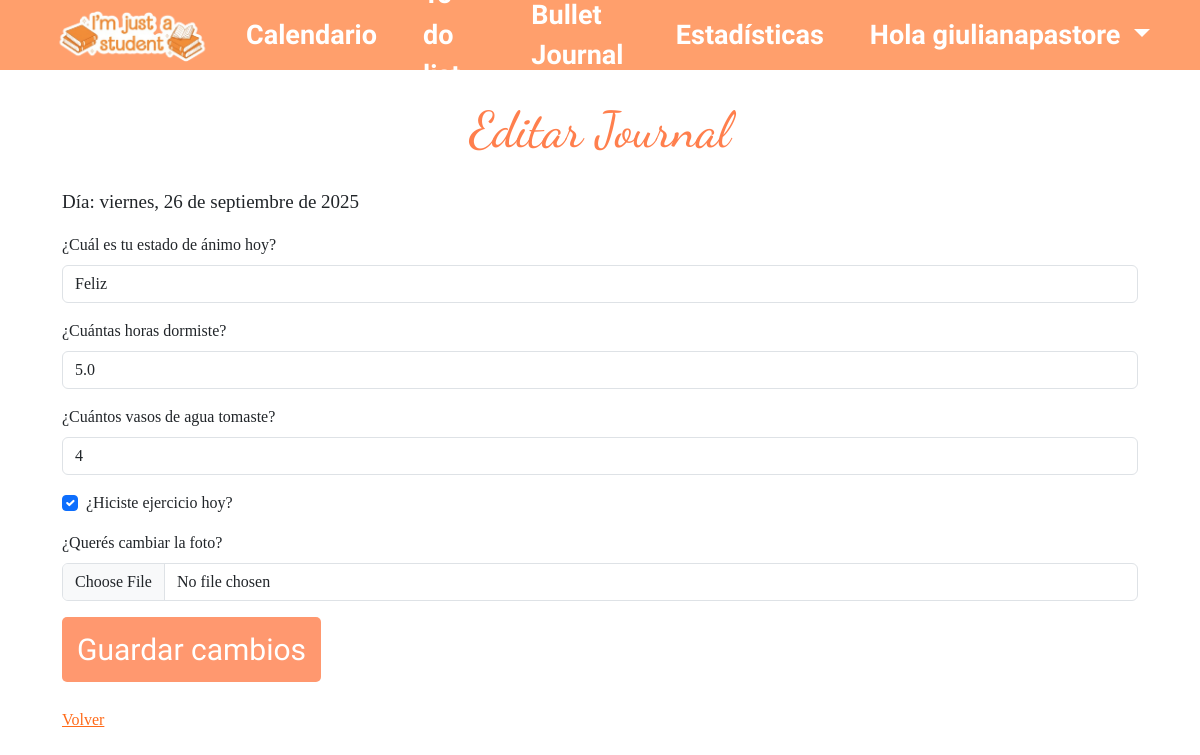
The page /journals/21/edit/ (signed in) on the database its author committed.
### bullet_journal/models.py (models this page shows, shortened)
class Journal(models.Model):
    user = models.ForeignKey(User, on_delete=models.CASCADE)
    date = models.DateField()
    mood = models.CharField(max_length=50)
    sleep_hours = models.FloatField(null=True)
    water_glasses = models.IntegerField(null=True)
    exercise = models.BooleanField(default=False)
    image = models.ImageField(upload_to='journal_images/', null=True, blank=True)
    custom_habits_data = models.JSONField(default=dict, blank=True)
    class Meta:
        unique_together = ('user', 'date')

### bullet_journal/views/journal_views.py (the view)
# urls.py: path('journals/<int:pk>/edit/', journal_edit, name='journal_edit'),
@login_required
def journal_edit(request, pk):
    journal = get_object_or_404(Journal, pk=pk, user=request.user)
    if request.method == "POST":
        form = JournalForm(request.POST, request.FILES, instance=journal, user=request.user)
        if form.is_valid():
            custom_habits_data = {}
            for field_name, value in form.cleaned_data.items():
                if field_name.startswith('habit_'):
                    custom_habits_data[field_name] = value
            journal = form.save()
            journal.custom_habits_data = custom_habits_data
            journal.save()
            messages.success(request, "Journal actualizado correctamente 🎉")
            return redirect('journal_list')
    else:
        form = JournalForm(instance=journal, user=request.user)
        load_custom_habits_data(form, request.user, journal.date)
    return render(request, 'bullet_journal/journal/edit_journal.html', {
        'form': form,
        'journal': journal,
        'custom_habits': CustomHabit.objects.filter(user=request.user, is_active=True)
        })

### bullet_journal/forms.py (shortened to what this page needs)
class JournalForm(forms.ModelForm):
    class Meta:
        model = Journal
        fields = ['date', 'mood', 'sleep_hours', 'water_glasses', 'exercise', 'image']
        widgets = {
            'date': forms.DateInput(attrs={'type': 'date'}),
            'mood': forms.TextInput(attrs={'placeholder': 'ej: feliz, cansado, motivado'}),
            'sleep_hours': forms.NumberInput(attrs={'step': '0.5', 'min': '0', 'max': '24'}),
            'water_glasses': forms.NumberInput(attrs={'min': '0'}),
        }
    def __init__(self, *args, user=None, **kwargs):
        super().__init__(*args, **kwargs)
        if user:
            custom_habits = CustomHabit.objects.filter(user=user, is_active=True)

### bullet_journal/views/journal_views.py (called while the page is built)
def load_custom_habits_data(form, user, date):
    try:
        journal = Journal.objects.get(user=user, date=date)
        if journal.custom_habits_data:
            for field_name, value in journal.custom_habits_data.items():
                if field_name in form.fields and value is not None:
                    form.fields[field_name].initial = value
    except Journal.DoesNotExist:
        pass

### bullet_journal/templates/bullet_journal/journal/edit_journal.html (shortened to what this page needs)
{% extends "header.html" %}
{% block contenido %}
<div class="container mt-5">
    <div class="journal-form">
        <h1>Editar Journal</h1>
        <form method="post" enctype="multipart/form-data">
                {% load i18n %}
                {% language 'es' %}
                <p style="font-size: 19px">Día: {{ journal.date|date:"l, j \\d\\e F \\d\\e Y" }}</p>
                {% endlanguage %}
            <div class="mb-3">
                <label for="mood" class="form-label">¿Cuál es tu estado de ánimo hoy?</label>
                <input type="text" class="form-control" id="mood" name="mood" maxlength="50"
                       value="{{ journal.mood }}">
            </div>
            <div class="mb-3">
                <label for="sleep_hours" class="form-label">¿Cuántas horas dormiste?</label>
                <input type="number" class="form-control" id="sleep_hours" name="sleep_hours" step="0.1"
                       value="{{ journal.sleep_hours }}">
            </div>
            <div class="mb-3">
                <label for="water_glasses" class="form-label">¿Cuántos vasos de agua tomaste?</label>
                <input type="number" class="form-control" id="water_glasses" name="water_glasses"
                       value="{{ journal.water_glasses }}">
            </div>
            <div class="mb-3 form-check">
                <input type="checkbox" class="form-check-input" id="exercise" name="exercise"
                       {% if journal.exercise %}checked{% endif %}>
                <label class="form-check-label" for="exercise">¿Hiciste ejercicio hoy?</label>
            </div>
            <div class="mb-3">
                <label for="image" class="form-label">¿Querés cambiar la foto?</label>
                <input type="file" class="form-control" id="image" name="image" accept="image/*">
            </div>
            <button type="submit" class="btn btn-primary">Guardar cambios</button>
        </form>
        <a href="{% url 'journal_list' %}" class="d-block mt-3" style="color: ff6a19;">Volver</a>
    </div>
</div>
{% endblock %}

### bullet_journal/templates/header.html (shortened to what this page needs)
{% load static %}
<html>
<head>
    <link href="https://cdn.jsdelivr.net/npm/bootstrap@5.3.3/dist/css/bootstrap.min.css" rel="stylesheet">
    <link rel="stylesheet" href="{% static 'bullet_journal/css/styles.css' %}">
</head>
<body>
<header>
<nav class="navbar navbar-expand-lg navbar-light custom-header">
  <div class="container-fluid">
    <a class="navbar-brand" href="{% url 'home' %}">
      <img src="{% static 'bullet_journal/images/logo1.png' %}" alt="Logo" class="logo-img">
    </a>
    <div class="collapse navbar-collapse" id="navbarContent">
      <ul class="navbar-nav ms-auto nav-links">
        <li class="nav-item">
          <a class="nav-link" href="{% url 'calendar' %}">Calendario</a>
        </li>
        <li class="nav-item">
          <a class="nav-link" href="{% url 'to_do_list' %}">To do list</a>
        </li>
        <li class="nav-item">
          <a class="nav-link" href="{% url 'journal_list' %}">Bullet Journal</a>
        </li>
        <li class="nav-item">
          <a class="nav-link" href="{% url 'stadistics' %}">Estadísticas</a>
        </li>
          {% if user.is_authenticated %}
          <li class="nav-item dropdown">
            <a class="nav-link dropdown-toggle" href="#" id="userDropdown" role="button" data-bs-toggle="dropdown" aria-expanded="false">
              Hola {{ user.username }}
            </a>
          </li>
        {% endif %}
      </ul>
    </div>
  </div>
</nav>
</header>
<main>
    {% block contenido %}{% endblock %}
</main>
</body>
</html>

### bullet_journal/static/bullet_journal/css/styles.css (style rules this page uses)
.custom-header { display: flex; justify-content: space-between; align-items: center; background-color: #ff9f6c; color: white; padding: 15px 30px; position: fixed; top: 0; left: 0; width: 100%; height: 70px; z-index: 1000; }
.logo-img { width: 180px; height: auto; }
.nav-links { list-style: none; display: flex; gap: 30px; align-items: center; }
.nav-links a { text-decoration: none; color: white; font-weight: bold; transition: color 0.3s; font-family: 'Amatic SC', cursive; font-size: 27px; }
.nav-item.dropdown .nav-link.dropdown-toggle { color: white !important; }
* { margin: 0; padding: 0; box-sizing: border-box; }
.journal-form { height: 100vh; margin: 0; font-family: 'Times New Roman', Times, serif; padding: 20px; padding-top: 0; }
.journal-form .btn.btn-primary { text-align: center; font-family: "Amatic SC", sans-serif; color: white; font-size: 30px; margin-bottom: 10px; }
h1 { margin-top: 80px; padding: 20px; font-family: 'Dancing Script', cursive; color: #ff7f4d; font-size: 50px; text-align: center; }
.btn.btn-primary { font-family: 'Times New Roman', Times, serif; font-size: 19px; background-color: #ff986f; color: white; border: none; padding: 10px 15px; border-radius: 5px; }
:root { --cell: 28px; --gap: 2px; --border: #333; font-family: Arial, sans-serif; }

### rows shown on the page
Journal: date "viernes, 26 de septiembre de 2025", mood "Feliz", sleep_hours "5.0", water_glasses "4", exercise "☑"

### other values the page prints
{{ user.username }} "giulianapastore"
